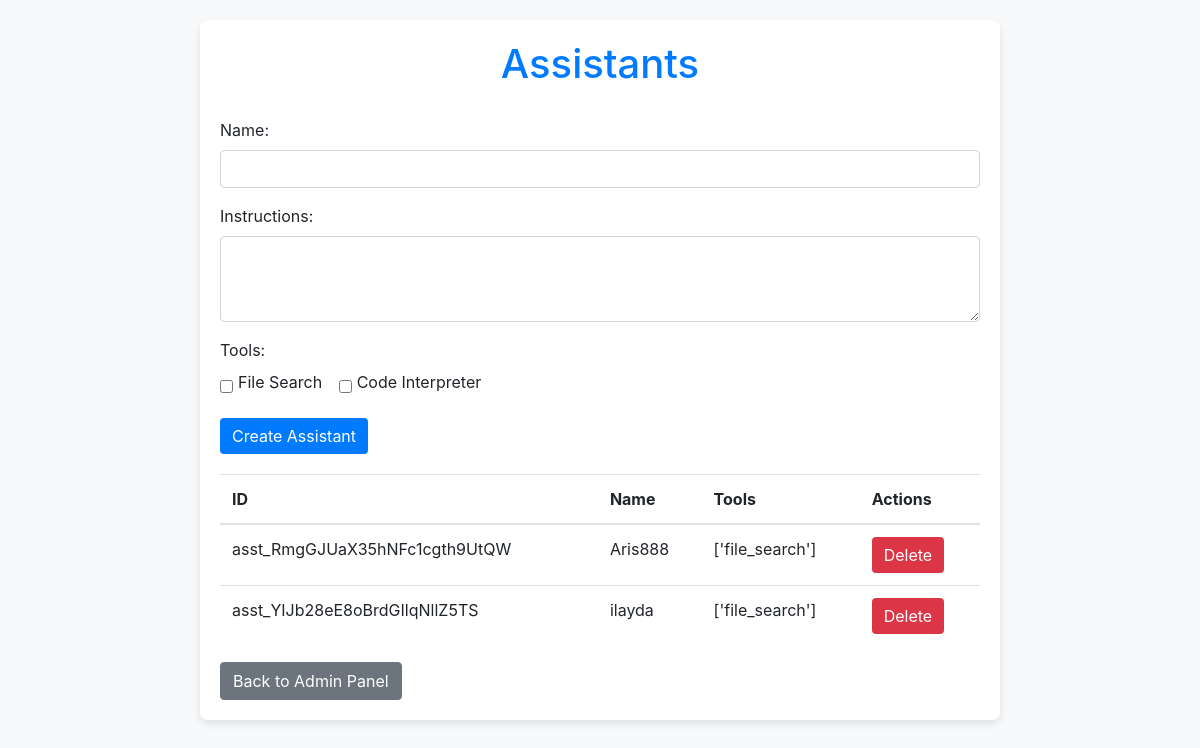
Before: /admin/assistants (signed in) with the older database file.
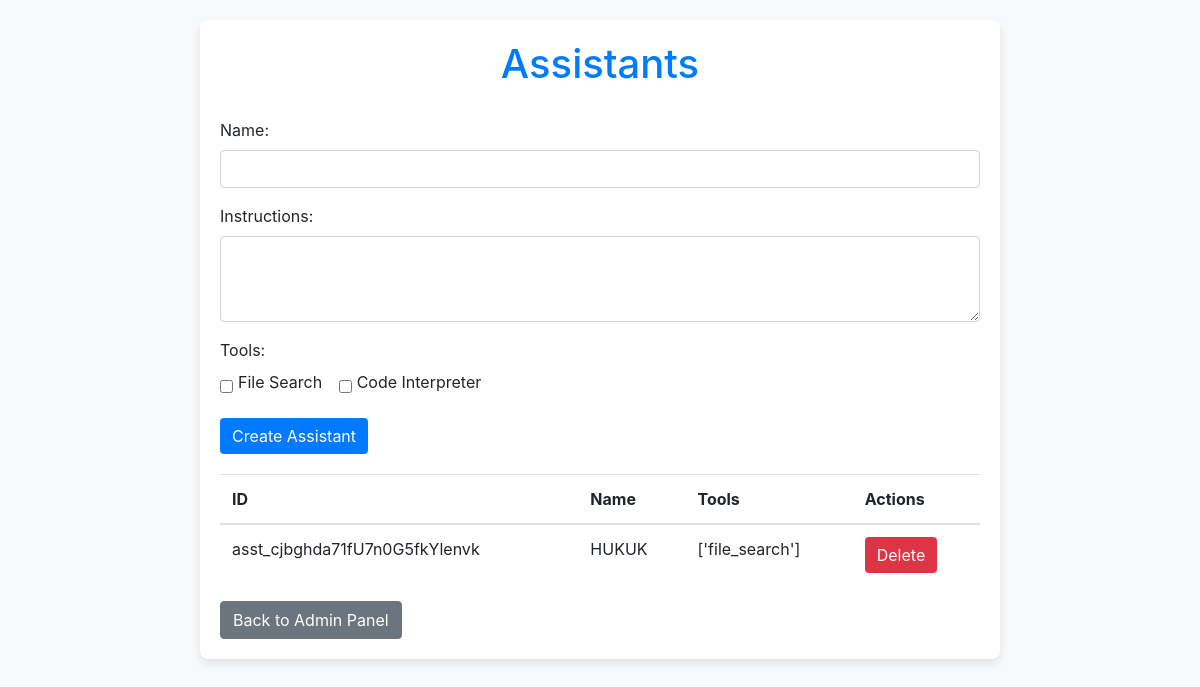
After: the same page with the newer database file.
### app.py (models this page shows)
class Assistant(db.Model):
    id = db.Column(db.String, primary_key=True)
    name = db.Column(db.String)
    instructions = db.Column(db.String)
    tools = db.Column(db.String)
    vector_store_id = db.Column(db.String, db.ForeignKey('vector_store.id'), nullable=True)
    is_active = db.Column(db.Boolean, default=False)
    interface_type = db.Column(db.String, default="chat")  # "chat", "satso", "aris" olabilir

### app.py (the view)
@app.route('/admin/assistants')
@admin_required
def assistants():
    assistants = Assistant.query.all()
    vector_stores = VectorStore.query.all()
    return render_template('assistants.html', assistants=assistants, vector_stores=vector_stores)

### app.py (called while the page is built)
@login_manager.user_loader
def load_user(user_id):
    return db.session.get(User, int(user_id))

def admin_required(f):
    @wraps(f)
    def decorated_function(*args, **kwargs):
        if not current_user.is_authenticated or not current_user.is_admin:
            return redirect(url_for('login'))
        return f(*args, **kwargs)
    return decorated_function

### templates/assistants.html (shortened to what this page needs)
<!DOCTYPE html>
<html lang="en">
<head>
    <link rel="stylesheet" href="https://stackpath.bootstrapcdn.com/bootstrap/4.5.2/css/bootstrap.min.css">
</head>
<body>
    <div class="container">
        <h1>Assistants</h1>
        <form action="{{ url_for('create_assistant') }}" method="post">
            <div class="form-group">
                <label for="name">Name:</label>
                <input type="text" class="form-control" id="name" name="name" required>
            </div>
            <div class="form-group">
                <label for="instructions">Instructions:</label>
                <textarea class="form-control" id="instructions" name="instructions" rows="3"></textarea>
            </div>
            <div class="form-group">
                <label>Tools:</label><br>
                <div class="form-check form-check-inline">
                    <input class="form-check-input" type="checkbox" name="tools" id="file_search" value="file_search">
                    <label class="form-check-label" for="file_search">File Search</label>
                </div>
                <div class="form-check form-check-inline">
                    <input class="form-check-input" type="checkbox" name="tools" id="code_interpreter" value="code_interpreter">
                    <label class="form-check-label" for="code_interpreter">Code Interpreter</label>
                </div>
            </div>
            <button type="submit" class="btn btn-primary">Create Assistant</button>
        </form>
        <table class="table">
            <thead>
                <tr>
                    <th>ID</th>
                    <th>Name</th>
                    <th>Tools</th>
                    <th>Actions</th>
                </tr>
            </thead>
            <tbody>
                {% for assistant in assistants %}
                <tr>
                    <td>{{ assistant.id }}</td>
                    <td>{{ assistant.name }}</td>
                    <td>{{ assistant.tools }}</td>
                    <td>
                        <form action="{{ url_for('delete_assistant', id=assistant.id) }}" method="post" style="display:inline;">
                            <button type="submit" class="btn btn-danger">Delete</button>
                        </form>
                    </td>
                </tr>
                {% endfor %}
            </tbody>
        </table>
        <a href="/admin" class="btn btn-secondary">Back to Admin Panel</a>
    </div>
</body>
</html>

Changed rows visible on the page:
removed Assistant: id "asst_RmgGJUaX35hNFc1cgth9UtQW", name "Aris888", tools "['file_search']"
removed Assistant: id "asst_YIJb28eE8oBrdGIlqNllZ5TS", name "ilayda", tools "['file_search']"
added Assistant: id "asst_cjbghda71fU7n0G5fkYlenvk", name "HUKUK", tools "['file_search']"
